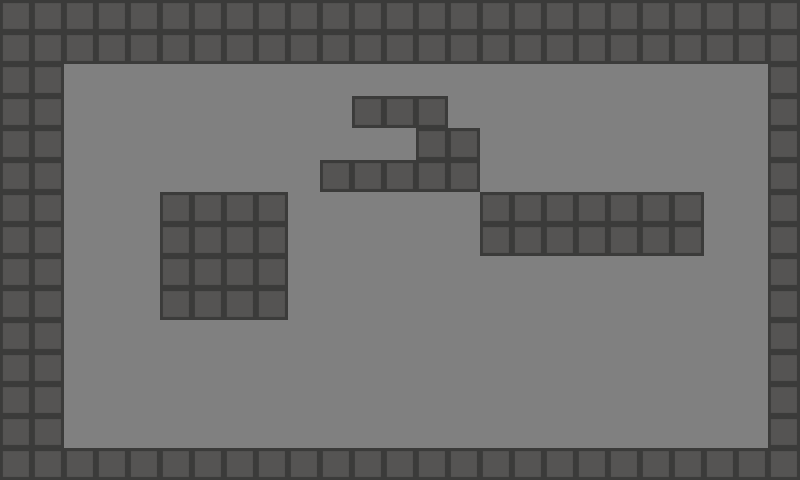

The image is a tile-based game level rendered from a .tmx file. Its description and source (layers, tilesets, objects; grid data summarised) follow:
An orthogonal 25x15 tile map with 32x32 px tiles, 1 tile layer (Tile Layer 1).

<map version="1.0" orientation="orthogonal" renderorder="right-down" width="25" height="15" tilewidth="32" tileheight="32" backgroundcolor="#808080" nextobjectid="6">
 <tileset firstgid="1" name="base" tilewidth="32" tileheight="32">
  <image source="../media/images/border.bmp" width="32" height="32" />
  <tile id="0">
   <properties>
    <property name="collidable" value="true" />
    <property name="normal_image" value="border_NRM.png" />
   </properties>
  </tile>
 </tileset>
 <layer name="Tile Layer 1" width="25" height="15">
  <data>[375 cells, 151 non-empty, 1 distinct tile ids]</data>
 </layer>
</map>
